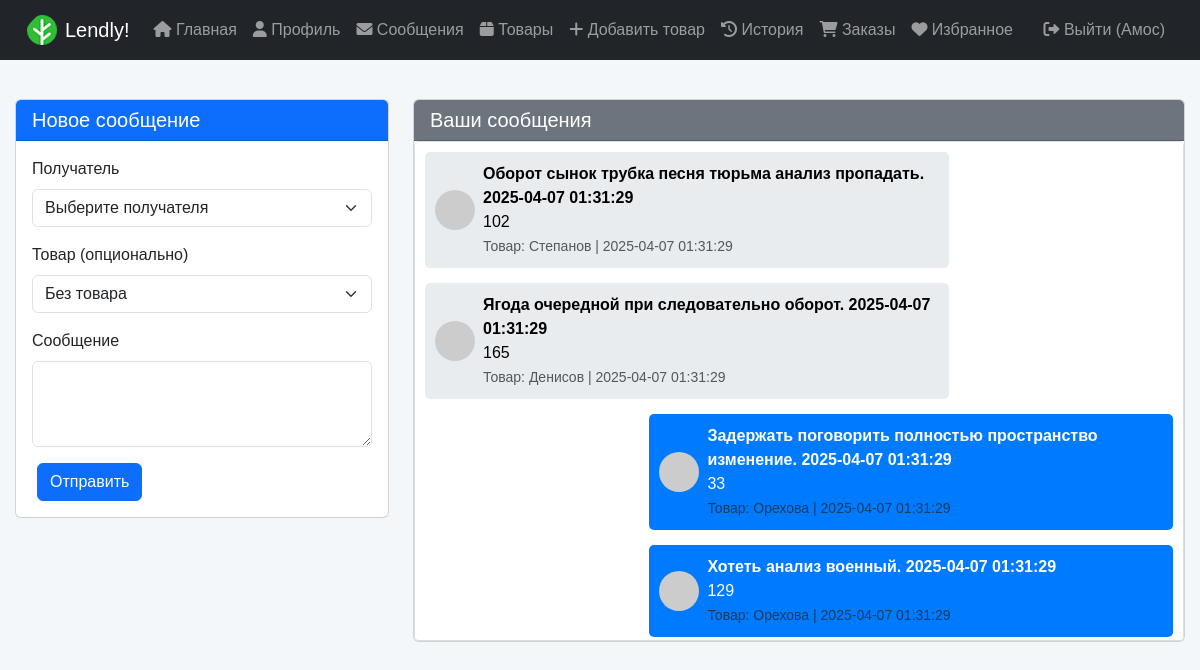
The app's page /messages (signed in) with its own data.
### tables this page shows
CREATE TABLE users (
                id INTEGER PRIMARY KEY AUTOINCREMENT,
                first_name TEXT NOT NULL,
                last_name TEXT NOT NULL,
                phone TEXT NOT NULL UNIQUE,
                password TEXT NOT NULL,
                city TEXT NOT NULL,
                birth_date TEXT NOT NULL,
                achievements TEXT,
                avatar_url TEXT
            );

CREATE TABLE Messages (
                id INTEGER PRIMARY KEY AUTOINCREMENT,
                sender_id INTEGER NOT NULL,
                receiver_id INTEGER NOT NULL,
                product_id INTEGER,
                message TEXT NOT NULL,
                timestamp DATETIME DEFAULT CURRENT_TIMESTAMP,
                FOREIGN KEY (sender_id) REFERENCES users (id),
                FOREIGN KEY (receiver_id) REFERENCES users (id),
                FOREIGN KEY (product_id) REFERENCES products (id)
            );

### app.py (the view)
@app.route('/messages')
@login_required
def messages():
    messages = get_messages(current_user.id)
    users = get_all_users()
    products = get_all_products()
    return render_template('messages.html', messages=messages, users=users, products=products)

### app.py (called while the page is built)
@login_manager.user_loader
def load_user(user_id):
    conn = get_db_connection()
    cursor = conn.cursor()
    cursor.execute('SELECT * FROM users WHERE id = ?', (user_id,))
    user = cursor.fetchone()
    conn.close()
    if user:
        return User(user[0], user[1], user[2], user[3], user[4], user[5], user[6], user[7], user[8])
    return None

### database.py (called while the page is built)
def get_db_connection():
    return sqlite3.connect(DATABASE_PATH)

def get_all_users():
    conn = get_db_connection()
    cursor = conn.cursor()
    cursor.execute('SELECT * FROM users')
    users = cursor.fetchall()
    conn.close()
    return users

def get_all_products():
    conn = get_db_connection()
    cursor = conn.cursor()
    cursor.execute('SELECT * FROM products')
    products = cursor.fetchall()
    conn.close()
    return products

def get_messages(user_id):
    conn = get_db_connection()
    cursor = conn.cursor()
    cursor.execute('''
        SELECT Messages.*, users.first_name, users.last_name, users.avatar_url, products.name
        FROM Messages
        JOIN users ON Messages.sender_id = users.id
        LEFT JOIN products ON Messages.product_id = products.id
        WHERE (Messages.receiver_id = ? OR Messages.sender_id = ?)
        ORDER BY Messages.timestamp DESC
    ''', (user_id, user_id))
    messages = cursor.fetchall()
    conn.close()
    return messages

### templates/messages.html (shortened to what this page needs)
{% extends "base.html" %}
{% block content %}
    <div class="row fade-in">
        <div class="col-md-4">
            <div class="card">
                <div class="card-header bg-primary text-white">
                    <h5 class="mb-0">Новое сообщение</h5>
                </div>
                <div class="card-body">
                    <form method="POST" action="{{ url_for('send_message_route') }}">
                        <div class="mb-3">
                            <label class="form-label">Получатель</label>
                            <select class="form-select" name="receiver_id" required>
                                <option value="">Выберите получателя</option>
                            </select>
                        </div>
                        <div class="mb-3">
                            <label class="form-label">Товар (опционально)</label>
                            <select class="form-select" name="product_id">
                                <option value="">Без товара</option>
                            </select>
                        </div>
                        <div class="mb-3">
                            <label class="form-label">Сообщение</label>
                            <textarea class="form-control" name="message" rows="3" required></textarea>
                        </div>
                        <button type="submit" class="btn btn-primary">Отправить</button>
                    </form>
                </div>
            </div>
        </div>
        <div class="col-md-8">
            <div class="card">
                <div class="card-header bg-secondary text-white">
                    <h5 class="mb-0">Ваши сообщения</h5>
                </div>
                <div class="card-body chat-container">
                    {% for message in messages %}
                        <div class="chat-message {% if message[1] == current_user.id %} sent {% else %} received {% endif %}">
                            <div class="d-flex align-items-center">
                                <img src="{{ message[8] }}" class="rounded-circle me-2" style="width: 40px; height: 40px;" alt="Avatar">
                                <div>
                                    <strong>{{ message[4] }} {{ message[5] }}</strong>
                                    <p class="mb-0">{{ message[3] }}</p>
                                    <small class="text-muted">Товар: {{ message[7] or 'Нет' }} | {{ message[5] }}</small>
                                </div>
                            </div>
                        </div>
                    {% endfor %}
                </div>
            </div>
        </div>
    </div>
{% endblock %}

### templates/base.html (shortened to what this page needs)
<!DOCTYPE html>
<html lang="ru">
<head>
    <link href="https://cdn.jsdelivr.net/npm/bootstrap@5.3.0/dist/css/bootstrap.min.css" rel="stylesheet">
    <link rel="stylesheet" href="https://cdnjs.cloudflare.com/ajax/libs/font-awesome/6.0.0/css/all.min.css">
    <link rel="stylesheet" href="{{ url_for('static', filename='styles.css') }}">
</head>
<body>
    <nav class="navbar navbar-expand-lg navbar-dark bg-dark">
        <div class="container-fluid">
            <a class="navbar-brand d-flex align-items-center" href="{{ url_for('index') }}">
                <img src="{{ url_for('static', filename='favicon.png') }}" alt="Logo" class="me-2" style="height: 30px;">
                Lendly!
            </a>
            <div class="collapse navbar-collapse" id="navbarNav">
                <ul class="navbar-nav me-auto">
                    <li class="nav-item"><a class="nav-link" href="{{ url_for('index') }}"><i class="fas fa-home"></i> Главная</a></li>
                    <li class="nav-item"><a class="nav-link" href="{{ url_for('profile') }}"><i class="fas fa-user"></i> Профиль</a></li>
                    <li class="nav-item"><a class="nav-link" href="{{ url_for('messages') }}"><i class="fas fa-envelope"></i> Сообщения</a></li>
                    <li class="nav-item"><a class="nav-link" href="{{ url_for('products') }}"><i class="fas fa-box"></i> Товары</a></li>
                    <li class="nav-item"><a class="nav-link" href="{{ url_for('add_product_route') }}"><i class="fas fa-plus"></i> Добавить товар</a></li>
                    <li class="nav-item"><a class="nav-link" href="{{ url_for('history') }}"><i class="fas fa-history"></i> История</a></li>
                    <li class="nav-item"><a class="nav-link" href="{{ url_for('orders') }}"><i class="fas fa-shopping-cart"></i> Заказы</a></li>
                    <li class="nav-item"><a class="nav-link" href="{{ url_for('favorites') }}"><i class="fas fa-heart"></i> Избранное</a></li>
                </ul>
                <ul class="navbar-nav">
                    {% if current_user.is_authenticated %}
                        <li class="nav-item"><a class="nav-link" href="{{ url_for('logout') }}"><i class="fas fa-sign-out-alt"></i> Выйти ({{ current_user.first_name }})</a></li>
                    {% else %}
                        <li class="nav-item"><a class="nav-link" href="{{ url_for('login') }}"><i class="fas fa-sign-in-alt"></i> Войти</a></li>
                        <li class="nav-item"><a class="nav-link" href="{{ url_for('register') }}"><i class="fas fa-user-plus"></i> Регистрация</a></li>
                    {% endif %}
                </ul>
            </div>
        </div>
    </nav>
    <div class="container mt-4">
        {% block content %}{% endblock %}
    </div>
</body>
</html>

### static/css/styles.css (style rules this page uses)
body { background-color: #f4f7fa; font-family: 'Arial', sans-serif; margin: 0; padding: 0; }
.container { max-width: 1200px; padding: 15px; }
.navbar { padding: 10px 15px; }
.navbar-brand img { transition: transform 0.3s ease; }
.navbar-nav .nav-link { padding: 8px 15px; font-size: 16px; }
.chat-container { max-height: 500px; overflow-y: auto; border: 1px solid #ddd; border-radius: 5px; padding: 10px; background-color: #fff; }
.chat-message { margin-bottom: 15px; padding: 10px; border-radius: 5px; max-width: 70%; }
.chat-message.sent { background-color: #007bff; color: white; margin-left: auto; }
.chat-message.received { background-color: #e9ecef; color: black; }
.fade-in { animation: fadeIn 0.5s ease-in; }
.btn { margin: 5px 0; width: 100%; max-width: 200px; }
@media (min-width: 768px) { .btn { width: auto; margin: 0 5px; } }

### records on screen
users: first_name "Амос"
Messages: message "Оборот сынок трубка песня тюрьма анализ пропадать.", timestamp "2025-04-07 01:31:29", product "102", last_name "Степанов"
Messages: message "Ягода очередной при следовательно оборот.", timestamp "2025-04-07 01:31:29", product "165", last_name "Денисов"
Messages: message "Задержать поговорить полностью пространство изменение.", timestamp "2025-04-07 01:31:29", product "33", last_name "Орехова"
Messages: message "Хотеть анализ военный.", timestamp "2025-04-07 01:31:29", product "129", last_name "Орехова"
